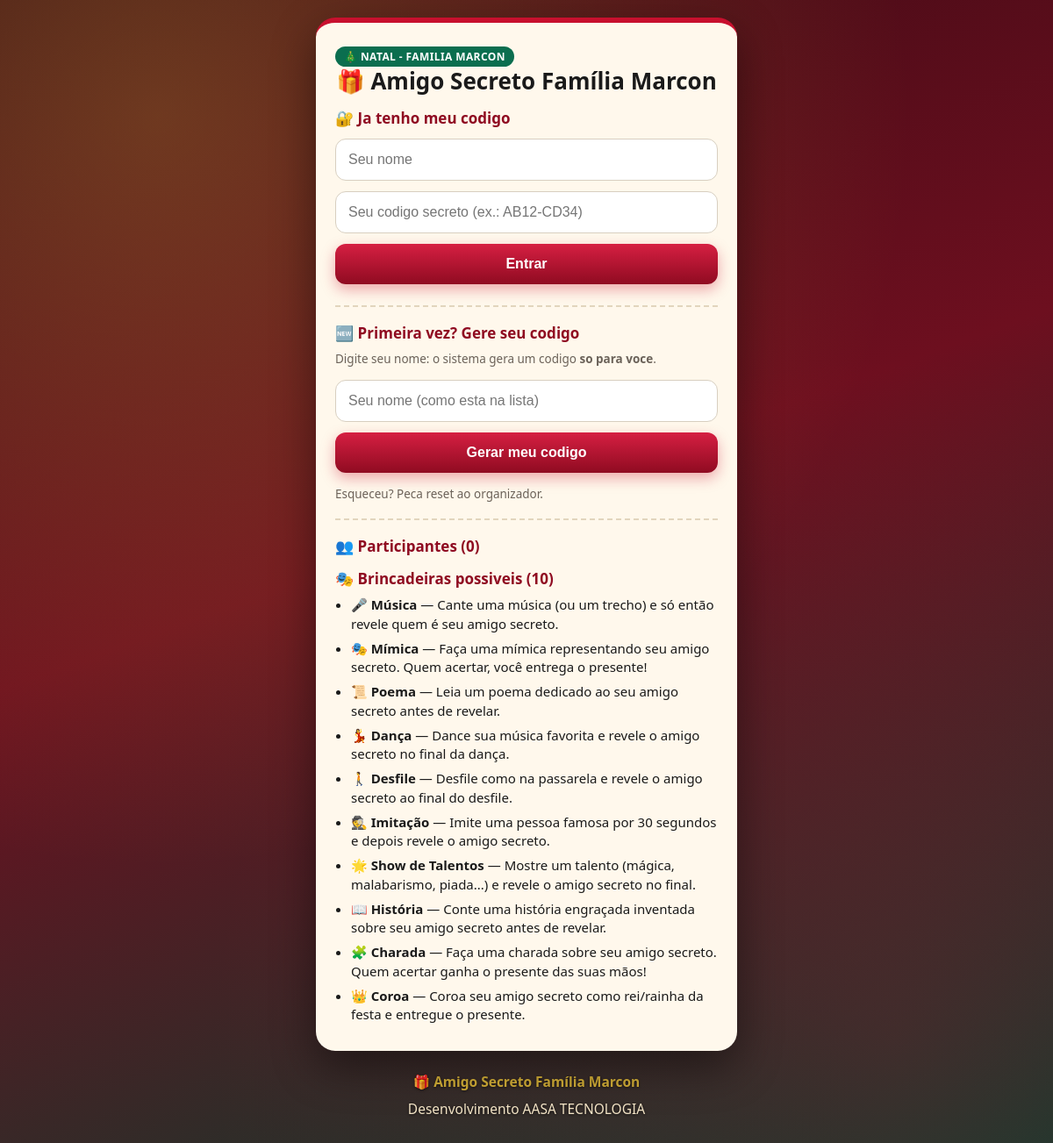
The page / on the database its author committed.
### tables this page shows
CREATE TABLE IF NOT EXISTS challenges (
  id INT UNSIGNED AUTO_INCREMENT PRIMARY KEY,
  label VARCHAR(80) NOT NULL,
  emoji VARCHAR(10) DEFAULT '🎲',
  description TEXT NOT NULL
);

### config.php (called while the page is built, shortened)
<?php
$BRAND = 'Amigo Secreto Família Marcon';
$DEV   = 'Desenvolvimento AASA TECNOLOGIA';

### index.php (the view, shortened to what this page needs)
<?php
require __DIR__ . '/config.php';
function db(): PDO { global $DB_HOST,$DB_NAME,$DB_USER,$DB_PASS; static $p=null;
  if($p===null){
    $p=new PDO("mysql:host=$DB_HOST;dbname=$DB_NAME;charset=utf8mb4",$DB_USER,$DB_PASS,[PDO::ATTR_ERRMODE=>PDO::ERRMODE_EXCEPTION]);
    $p->exec("CREATE TABLE IF NOT EXISTS settings (id INT PRIMARY KEY, draw_enabled TINYINT(1) NOT NULL DEFAULT 0) ENGINE=InnoDB DEFAULT CHARSET=utf8mb4");
    $p->exec("INSERT IGNORE INTO settings (id,draw_enabled) VALUES (1,0)");
    $col=$p->query("SELECT COUNT(*) FROM information_schema.COLUMNS WHERE TABLE_SCHEMA=DATABASE() AND TABLE_NAME='draws' AND COLUMN_NAME='revealed_at'")->fetchColumn();
  } return $p; }
function e($s){ return htmlspecialchars((string)$s,ENT_QUOTES,'UTF-8'); }
function page($t,$b){ global $BRAND,$DEV; echo '<!doctype html><html lang="pt-BR"><head><meta charset="utf-8"><meta name="viewport" content="width=device-width,initial-scale=1"><title>'.e($t).'</title><link rel="stylesheet" href="style.css"></head><body><div class="card">'.$b.'</div><footer><p>🎁 <b>'.e($BRAND).'</b></p><p>'.e($DEV).'</p></footer></body></html>'; exit; }
function listsHtml($pdo){
  $names=$pdo->query("SELECT name FROM participants ORDER BY name")->fetchAll(PDO::FETCH_COLUMN);
  $ph='<h3>👥 Participantes ('.count($names).')</h3><ul>'; foreach($names as $n) $ph.='<li>🎄 '.e($n).'</li>'; $ph.='</ul>';
  $chs=$pdo->query("SELECT * FROM challenges ORDER BY id")->fetchAll(PDO::FETCH_ASSOC);
  $ch='<h3>🎭 Brincadeiras possiveis ('.count($chs).')</h3><ul>'; foreach($chs as $c) $ch.='<li>'.e($c['emoji']).' <b>'.e($c['label']).'</b> — '.e($c['description']).'</li>'; $ch.='</ul>';
  return $ph.$ch;
}
$home='<span class="tag">🎄 NATAL - FAMILIA MARCON</span><h1 class="big">🎁 '.e($BRAND).'</h1><h3>🔐 Ja tenho meu codigo</h3><form method="POST"><input type="hidden" name="action" value="login"><input name="name" placeholder="Seu nome" required><input name="code" placeholder="Seu codigo secreto (ex.: AB12-CD34)" autocomplete="off" required><button>Entrar</button></form><hr><h3>🆕 Primeira vez? Gere seu codigo</h3><p class="muted">Digite seu nome: o sistema gera um codigo <b>so para voce</b>.</p><form method="POST"><input type="hidden" name="action" value="generate"><input name="name" placeholder="Seu nome (como esta na lista)" required><button>Gerar meu codigo</button></form><p class="muted">Esqueceu? Peca reset ao organizador.</p>';
try{ $home.='<hr>'.listsHtml(db()); }catch(Exception $ex){}
page($BRAND,$home);

### style.css (style rules this page uses)
* { box-sizing:border-box;margin:0;padding:0 }
:root { --red:#c8102e;--red-dark:#8f0b21;--gold:#d4af37;--green:#0b6e4f;--cream:#fff8ec;--ink:#1a1a1a }
body { font-family:system-ui,-apple-system,'Segoe UI',Roboto,sans-serif;min-height:100vh;color:var(--ink);background:radial-gradient(circle at 15% 10%,rgba(212,175,55,.28),transparent 55%),radial-gradient(circle at 85% 90%,rgba(200,16,46,.2),transparent 50%),linear-gradient(160deg,#3b0a14 0%,#6d0f1f 45%,#0b3d2e 100%);display:flex;flex-direction:column;align-items:center;padding:20px 14px 28px }
.card { width:100%;max-width:480px;background:var(--cream);border-radius:22px;padding:26px 22px 22px;box-shadow:0 18px 50px rgba(0,0,0,.45);border-top:6px solid var(--red);position:relative }
h1.big,.big { font-size:26px;text-align:center;line-height:1.25 }
h3 { font-size:17px;margin:14px 0 6px;color:var(--red-dark) }
p { margin:8px 0;font-size:15.5px;line-height:1.5 }
.muted { color:#6b6259;font-size:13.5px }
input,button { width:100%;padding:14px;border-radius:12px;border:1.5px solid #d8cfc0;margin:6px 0;font-size:16px;background:#fff }
button { background:linear-gradient(180deg,#d61f42,var(--red-dark));color:#fff;border:0;font-weight:800;cursor:pointer;font-size:16px;box-shadow:0 6px 16px rgba(200,16,46,.35) }
ul { margin:8px 0 8px 18px }
li { margin:6px 0;font-size:15px;line-height:1.45 }
hr { border:0;border-top:2px dashed #e2d5bd;margin:18px 0 }
footer { margin-top:16px;text-align:center;color:#f5e6c8;font-size:12.5px;text-shadow:0 1px 3px rgba(0,0,0,.6) }
footer b { color:var(--gold) }
.tag { display:inline-block;background:var(--green);color:#fff;font-size:12px;font-weight:800;border-radius:999px;padding:3px 10px;letter-spacing:.4px }

### rows shown on the page
challenges: emoji "🎤", label "Música", description "Cante uma música (ou um trecho) e só então revele quem é seu amigo secreto."
challenges: emoji "🎭", label "Mímica", description "Faça uma mímica representando seu amigo secreto. Quem acertar, você entrega o presente!"
challenges: emoji "📜", label "Poema", description "Leia um poema dedicado ao seu amigo secreto antes de revelar."
challenges: emoji "💃", label "Dança", description "Dance sua música favorita e revele o amigo secreto no final da dança."
challenges: emoji "🚶", label "Desfile", description "Desfile como na passarela e revele o amigo secreto ao final do desfile."
challenges: emoji "🕵️", label "Imitação", description "Imite uma pessoa famosa por 30 segundos e depois revele o amigo secreto."
challenges: emoji "🌟", label "Show de Talentos", description "Mostre um talento (mágica, malabarismo, piada...) e revele o amigo secreto no final."
challenges: emoji "📖", label "História", description "Conte uma história engraçada inventada sobre seu amigo secreto antes de revelar."
challenges: emoji "🧩", label "Charada", description "Faça uma charada sobre seu amigo secreto. Quem acertar ganha o presente das suas mãos!"
challenges: emoji "👑", label "Coroa", description "Coroa seu amigo secreto como rei/rainha da festa e entregue o presente."

### other values the page prints
$BRAND "Amigo Secreto Família Marcon"
count($names) "0"
count($chs) "10"
$DEV "Desenvolvimento AASA TECNOLOGIA"
